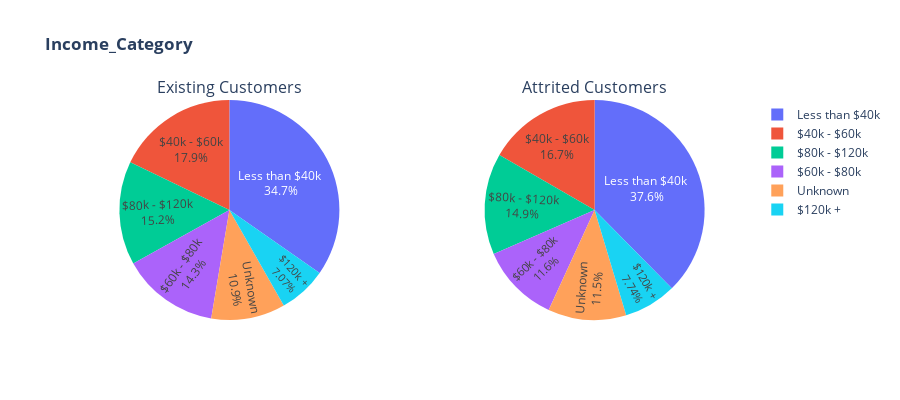

Here is the notebook cell this chart was saved with:
### Code cell
# income level and card category of existing and attried customers

inc_a = df1.loc[df1['Attrition_Flag']=='Attrited Customer','Income_Category']
inc_e = df1.loc[df1['Attrition_Flag']=='Existing Customer','Income_Category']

fig = make_subplots(
    rows=1, cols=2,subplot_titles=('Existing Customers','Attrited Customers','Residuals'),
    vertical_spacing=0.09,
    specs=[[{"type": "pie","rowspan": 1},{"type": "pie"}]]
)


fig.add_trace(
    go.Pie(values=inc_e.value_counts().values,
        labels=['Less than $40k ','$40k - $60k','$80k - $120k','$60k - $80k','Unknown','$120k +']
        ),
    row=1, col=1
)

fig.add_trace(
    go.Pie(values=inc_a.value_counts().values,
        labels=['Less than $40k ','$40k - $60k','$80k - $120k','$60k - $80k','Unknown','$120k +']),
    row=1, col=2
)

fig.update_layout(
    height=400,
    showlegend=True,
    title_text="<b>Income_Category<b>",
)
fig.update_traces(textposition='inside', textinfo='percent+label')
fig.show()

### Figure 1 — Plotly figure (JSON) as saved in the notebook; plotly's stock layout.template omitted (floating-point values rounded to 4 significant figures)
{"data": [{"domain": {"x": [0, 0.45], "y": [0, 1]}, "labels": ["Less than $40k ", "$40k - $60k", "$80k - $120k", "$60k - $80k", "Unknown", "$120k +"], "textinfo": "percent+label", "textposition": "inside", "type": "pie", "values": [2949, 1519, 1293, 1213, 925, 601]}, {"domain": {"x": [0.55, 1], "y": [0, 1]}, "labels": ["Less than $40k ", "$40k - $60k", "$80k - $120k", "$60k - $80k", "Unknown", "$120k +"], "textinfo": "percent+label", "textposition": "inside", "type": "pie", "values": [612, 271, 242, 189, 187, 126]}], "layout": {"annotations": [{"font": {"size": 16}, "showarrow": false, "text": "Existing Customers", "x": 0.225, "xanchor": "center", "xref": "paper", "y": 1, "yanchor": "bottom", "yref": "paper"}, {"font": {"size": 16}, "showarrow": false, "text": "Attrited Customers", "x": 0.775, "xanchor": "center", "xref": "paper", "y": 1, "yanchor": "bottom", "yref": "paper"}], "height": 400, "showlegend": true, "title": {"text": "<b>Income_Category<b>"}}}
